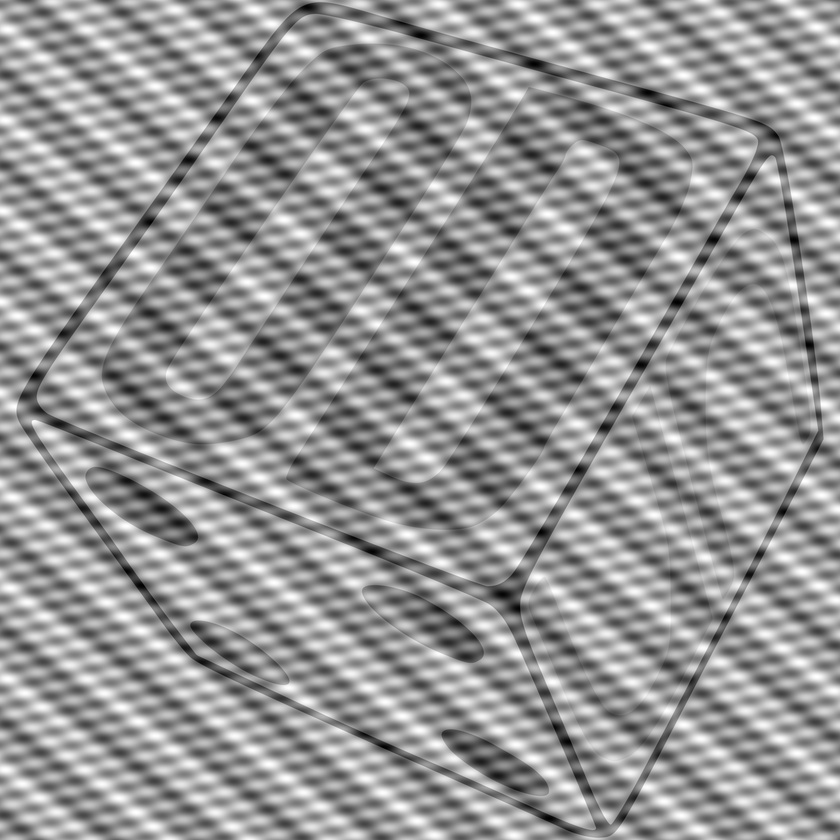
#> input picture Practicas/Practica_02/Actividad_1/Noise images/Noise (9).png, 840 x 840 px, shrunk from 2048 x 2048 before the run, found by its file name
$ python Correlacion_sigmas.py
#> lines starting #> are read from the running program, lines starting #| are printed output that depends on the picture
import cv2
import numpy as np
import matplotlib.pyplot as plt
import sys
# Eliminadas las importaciones de skimage que ya no se usan

# ===================================================================
#                Cargar datos e imágenes
# ===================================================================

NOISY_IMG_PATH = 'Practicas/Practica_02/Actividad_1/Noise images/Noise (9).png'

FILTERED_IMAGES = {
    "σ=0.02": 'Practicas/Practica_02/Actividad_1/Variacion Sigma/sigma_0.02.png',
    "σ=0.10": 'Practicas/Practica_02/Actividad_1/Variacion Sigma/sigma_0.1.png',
    "σ=0.30": 'Practicas/Practica_02/Actividad_1/Variacion Sigma/CORE_FILTR.png',
    "σ=0.50": 'Practicas/Practica_02/Actividad_1/Variacion Sigma/sigma_0.5.png',
    "σ=0.70": 'Practicas/Practica_02/Actividad_1/Variacion Sigma/sigma_0.7.png'

}

# Fracción del espectro que consideramos "altas frecuencias"
HF_FREQUENCY_RATIO = 0.25

# ===================================================================
#                Funciones a utilizar
# ===================================================================

def load_image_or_exit(image_path):

    #Carga una imagen en escala de grises o termina el script si no la encuentra
    image = cv2.imread(image_path, cv2.IMREAD_GRAYSCALE)
#> image is the input picture: shape (840, 840); min 0, max 255, mean 148.8
    if image is None:
        print(f"Error: No se pudo cargar la imagen en: {image_path}")
        print("Por favor, asegúrate de que el archivo exista en la misma carpeta que el script.")
        sys.exit(1)
    return image

def get_fft_spectrum(image):

    # Calcula el espectro de magnitud 2D centrado y en escala logarítmica
    # Convertir a float para la FFT
    image_float = image.astype(np.float32)

    # Aplicar FFT y centrar (shift)
    f = np.fft.fft2(image_float)
    fshift = np.fft.fftshift(f)

    # Calcular el espectro de magnitud para visualización (logarítmico)
    magnitude_spectrum = 20 * np.log(np.abs(fshift) + 1) # +1 para evitar log(0)
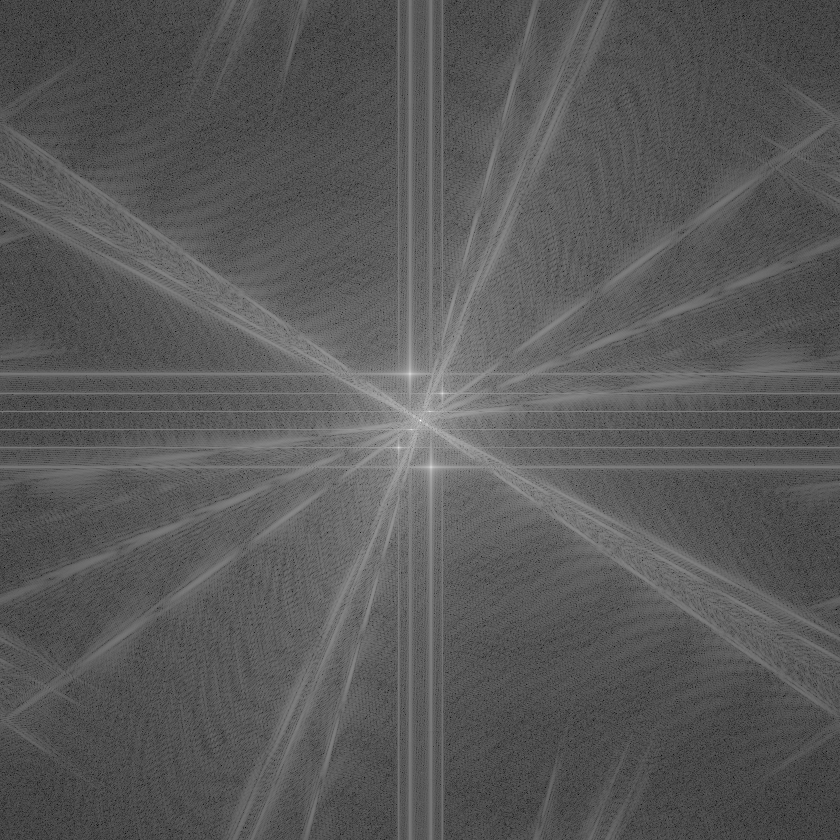
#> magnitude_spectrum: shape (840, 840) float64; min 17.14, max 369.4, mean 141.2; drawn with min black and max white

    return fshift, magnitude_spectrum

def calculate_hf_energy(fshift, hf_ratio):

    #Calcula la energía total en las altas frecuencias del espectro
#> (the run stopped early here; a loop or call above may not have finished)
